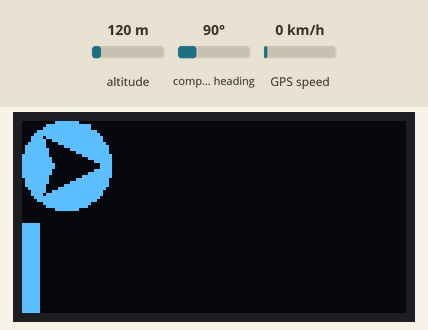
This sketch was run on a simulated ESP32-C3. Parts: 128×64 one-colour display. The inputs (shaded band) are chosen by the test bench; at power-on: compass heading 90°, altitude 120 m, GPS speed 0 km/h. The GPS gets a fix after 3 s at 37.7749, -122.4194 with 8 satellites.

Above: at 1.2 s.
1.3 s: compass heading set to 7°
At 4.4 s:
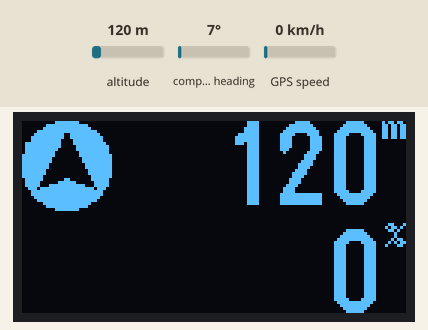
4.7 s: compass heading set to 90°
At 6.1 s:
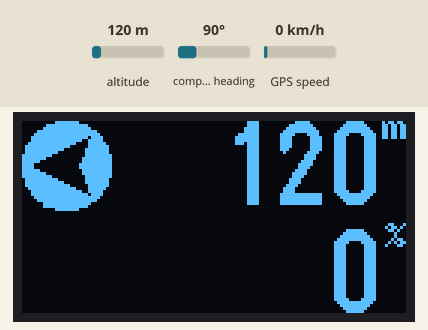
6.7 s: compass heading set to 180°
At 7.7 s:
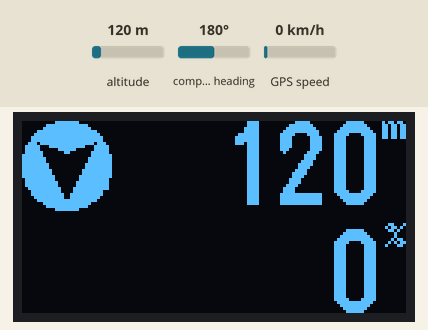
8.7 s: compass heading set to 269°
At 10.4 s:
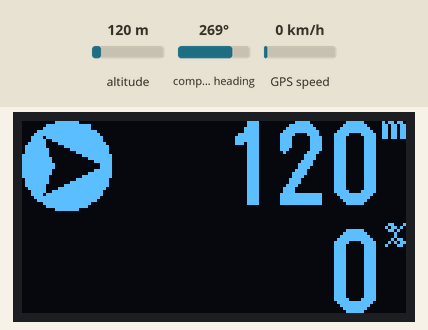
10.7 s: compass heading set to 56°
At 12.1 s:
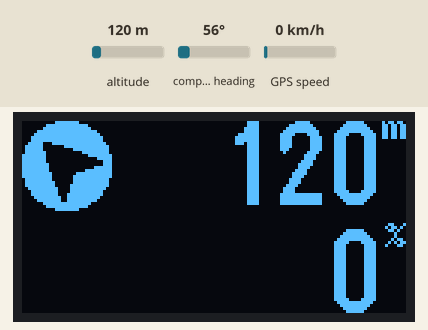
12.7 s: compass heading set to 204°
At 13.7 s:
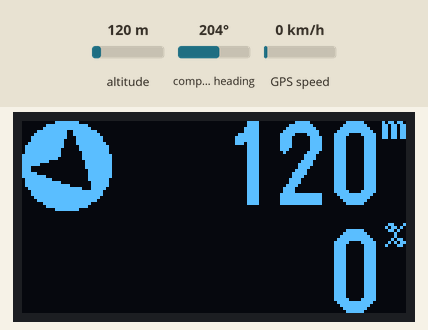
Timing chart, 0 to 15.7 s (numbered marks = the images above; inputs shaded):
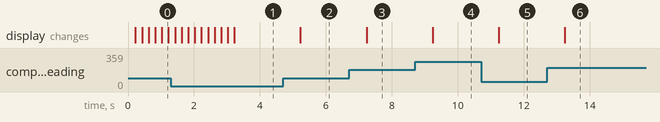

The sketch:

Altitude-Display_Arduino-Nano.ino
```cpp
// (licence header left out)
#include <Arduino.h>
#include <U8g2lib.h>
#include <Wire.h>
#include <TinyGPS++.h>
#include "Compass_30.inc.h"
#include "Sunrise.inc.h"

#if defined(ARDUINO_AVR_NANO)
  #include <SoftwareSerial.h>
#endif

U8G2_SSD1306_128X64_NONAME_2_HW_I2C u8g2(U8G2_R2, /* reset=*/ U8X8_PIN_NONE);

#if defined(ARDUINO_ARCH_ESP32)
  #define I2C_SDA 6
  #define I2C_SCL 7
  #define GPS_RX_PIN 20
  #define GPS_TX_PIN 21
  #define GPS_BAUDRATE 9600
#elif defined(ARDUINO_AVR_NANO)
  #define GPS_RX_PIN 4
  #define GPS_TX_PIN 5
  #define GPS_BAUDRATE 9600
  SoftwareSerial mygps(GPS_RX_PIN, GPS_TX_PIN);
#endif

const uint8_t graphWidth = 80;
const uint8_t altPtsCnt = 15;
unsigned long logInterval = 60000;

struct GPSPoint { float lon; float lat; float dist; float alt; };
GPSPoint path[altPtsCnt];

int8_t signalHistory[graphWidth];
uint8_t graphPointsCount = 0;
unsigned long lastLogTime = 0;
unsigned long lastAltTime = 0;
unsigned long lastDisplayTime = 0;
double slope = 0;

TinyGPSPlus gps;

void historyGraph(int x, int y, int gWidth=graphWidth, int gHeight=30) {
    if (graphPointsCount == 0) return;

    int maxAltitude = -32768;
    int minAltitude = 32767;

    for (int i = 0; i < graphPointsCount; i++) {
      if (signalHistory[i] > maxAltitude) maxAltitude = signalHistory[i];
      if (signalHistory[i] < minAltitude) minAltitude = signalHistory[i];
    }

    int currentRange = maxAltitude - minAltitude;
    if (currentRange < 100) {
      int paddingNeeded = 100 - currentRange;
      maxAltitude += paddingNeeded;
    }

    float pointWidth = (float)graphWidth / (float)graphPointsCount;

    for (int i = 0; i < graphPointsCount; i++) {
      int dataHeight = map(signalHistory[i], minAltitude, maxAltitude, 1, gHeight);
      int yStart = y + gHeight - dataHeight;

      int startX = x + int(i * pointWidth);
      int endX = x + int((i + 1) * pointWidth);
      int currentBarWidth = max(1, endX - startX);

      u8g2.drawBox(startX, yStart, currentBarWidth, dataHeight);
    }

    if (gps.altitude.meters() < 10000) {
      u8g2.setFont(u8g2_font_helvB10_tn);
      u8g2.setCursor(41, 34);
      u8g2.print(currentRange);
    }
}

double gradientCalc() {
    double sumX = 0, sumY = 0;
    for (uint8_t i = 0; i < altPtsCnt; i++) {
      sumX += path[i].dist;
      sumY += path[i].alt;
    }
    double meanX = sumX / altPtsCnt;
    double meanY = sumY / altPtsCnt;
    double num = 0;
    double den = 0;
    for (uint8_t i = 0; i < altPtsCnt; i++) {
      double xDiff = path[i].dist - meanX;
      double yDiff = path[i].alt - meanY;
      num += xDiff * yDiff;
      den += xDiff * xDiff;
    }
    if (den <= 0.001) return 0;
    double m = num / den;
    if (gps.speed.mps() < 1
        || abs(path[0].alt - path[altPtsCnt-1].alt) < 0.5
        || path[altPtsCnt-1].dist < 25
        || (path[0].lat == 0 && path[0].lon == 0)) {
      return 0;
    }
    return m * 100;
}

void altDisplay(uint8_t x, uint8_t y, float altValue) {
    u8g2.setFont(u8g2_font_logisoso28_tr);

    char buf[8];
    dtostrf(altValue, 0, 0, buf);

    u8g2.setCursor(x - u8g2.getUTF8Width(buf) - 10, y);
    u8g2.print(buf);

    u8g2.setFont(u8g2_font_helvB08_tr);
    u8g2.drawStr(x - 8, y - 22, "m");
}

void slopeDisplay(uint8_t x, uint8_t y, float slopeValue) {
    char buf[6];
    int intSlope = (int)slopeValue;

    if (intSlope > 0) {
        buf[0] = '+';
        itoa(intSlope, buf + 1, 10);
    } else if (intSlope < 0) {
        buf[0] = '-';
        itoa(abs(intSlope), buf + 1, 10);
    } else {
        buf[0] = '0';
        buf[1] = '\0';
    }

    u8g2.setFont(u8g2_font_logisoso28_tn);
    int textWidth = u8g2.getUTF8Width(buf);
    u8g2.setCursor(x - textWidth - 10, y);
    u8g2.print(buf);

    u8g2.setFont(u8g2_font_helvB08_tr);
    u8g2.setCursor(x - 7, y - 28 + 6);
    u8g2.print(F("%"));
}

void setup(void) {
    #if defined(ARDUINO_ARCH_ESP32)
      Wire.begin(I2C_SDA, I2C_SCL);
      Serial1.begin(GPS_BAUDRATE, SERIAL_8N1, GPS_RX_PIN, GPS_TX_PIN);
    #elif defined(ARDUINO_AVR_NANO)
      mygps.begin(GPS_BAUDRATE);
    #endif

    u8g2.begin();
    u8g2.setBusClock(400000);
    u8g2.setContrast(0);
}

void loop(void) {
  #if defined(ARDUINO_ARCH_ESP32)
    while (Serial1.available() > 0) {
      gps.encode(Serial1.read());
    }
  #elif defined(ARDUINO_AVR_NANO)
    while (mygps.available() > 0) {
      gps.encode(mygps.read());
    }
  #endif

  if (gps.location.isValid() && gps.date.isValid() && gps.time.isValid()) {
    if ((millis() - lastAltTime) >= 1000) {
      if (path[altPtsCnt - 1].lat == 0 && path[altPtsCnt - 1].lon == 0) {
        for (uint8_t i = 0; i < altPtsCnt; i++) {
          path[i].lat = gps.location.lat();
          path[i].lon = gps.location.lng();
          path[i].alt = gps.altitude.meters();
          path[i].dist = 0;
        }
      } else {
        for (uint8_t i = 0; i < altPtsCnt - 1; i++) {
          path[i] = path[i + 1];
        }
        path[altPtsCnt - 1].lat = gps.location.lat();
        path[altPtsCnt - 1].lon = gps.location.lng();
        path[altPtsCnt - 1].alt = gps.altitude.meters();
      }

      path[0].dist = 0;
      for (uint8_t i = 1; i < altPtsCnt; i++) {
        double segDist = TinyGPSPlus::distanceBetween(path[i].lat, path[i].lon, path[i-1].lat, path[i-1].lon);
        path[i].dist = path[i-1].dist + segDist;
      }

      slope = gradientCalc();
      calculateSolarTimes( gps.location.lat(), gps.location.lng(), gps.date.year(), gps.date.month(), gps.date.day() );
      u8g2.setContrast(displayDim(gps.time.hour(), gps.time.minute()));
      lastAltTime = millis();
    }

    if ((millis() - lastLogTime) >= logInterval) {
      long rawAlt = round(gps.altitude.meters());

      if (rawAlt > 5000) rawAlt = 5000;
      if (rawAlt < -5000) rawAlt = -5000;

      int8_t scaledAlt = (int8_t)(rawAlt / 40);

      if (graphPointsCount < graphWidth) {
        signalHistory[graphPointsCount] = scaledAlt;
        graphPointsCount++;
      }
      else {
        for (uint8_t i = 0; i < graphWidth - 1; i++) {
          signalHistory[i] = signalHistory[i + 1];
        }
        signalHistory[graphWidth - 1] = scaledAlt;
      }
      lastLogTime = millis();
    }
  } else {
     lastLogTime = millis();
  }

  if (millis() - lastDisplayTime >= 200) {
    lastDisplayTime = millis();

    u8g2.firstPage();
    do {
      if ( (gps.hdop.value() / 100.0) < 5.0 && (gps.satellites.value() > 3) ) {
        u8g2.drawXBMP(0, 0, 32, 30, getCompassBitmap(gps.course.deg()));
        altDisplay(128, 28, gps.altitude.meters());
        slopeDisplay(128, 64, slope);
        historyGraph(0, 34);
      }
      else {
        u8g2.drawBox(0, 34, (gps.charsProcessed() % 12800)/100, 30);
        u8g2.drawXBMP(0, 0, 32, 30, getCompassBitmap(millis() % 360));
      }
    } while (u8g2.nextPage());
  }
}
```

Sunrise.inc.h
```cpp
#ifndef SUNRISE_INC_H
#define SUNRISE_INC_H

#include <math.h>

int sunriseHour = 0;
int sunriseMinute = 0;
int sunsetHour = 0;
int sunsetMinute = 0;
bool isSolarCalculated = false;

int getDayOfYear(int year, int month, int day) {
  int daysInMonth[] = {31, 28, 31, 30, 31, 30, 31, 31, 30, 31, 30, 31};
  if ((year % 4 == 0 && year % 100 != 0) || (year % 400 == 0)) {
    daysInMonth[1] = 29; // FIX: Assign specifically to February index
  }
  int n = 0;
  for (int i = 0; i < month - 1; i++) {
    n += daysInMonth[i];
  }
  n += day;
  return n;
}

void calculateSolarTimes(double latitude, double longitude, int year, int month, int day) {
  int N = getDayOfYear(year, month, day);
  double lngHour = longitude / 15.0;

  // 1. Calculate for Sunrise (using baseline estimate of 6:00 AM)
  double t_rise = N + ((6.0 - lngHour) / 24.0);
  double M_rise = (0.9856 * t_rise) - 3.289;
  double M_rise_rad = M_rise * DEG_TO_RAD;
  double L_rise = M_rise + (1.916 * sin(M_rise_rad)) + (0.020 * sin(2.0 * M_rise_rad)) + 282.634;
  while (L_rise < 0)   L_rise += 360.0;
  while (L_rise >= 360) L_rise -= 360.0;

  double L_rise_rad = L_rise * DEG_TO_RAD;
  double RA_rise = atan(0.91764 * tan(L_rise_rad)) * RAD_TO_DEG;
  while (RA_rise < 0)   RA_rise += 360.0;
  while (RA_rise >= 360) RA_rise -= 360.0;
  double Lquad_rise  = floor(L_rise / 90.0) * 90.0;
  double RAquad_rise = floor(RA_rise / 90.0) * 90.0;
  RA_rise = (RA_rise + (Lquad_rise - RAquad_rise)) / 15.0;

  double sinDec_rise = 0.39782 * sin(L_rise_rad);
  double cosDec_rise = cos(asin(sinDec_rise));
  double latRad = latitude * DEG_TO_RAD;
  double cosH_rise = (cos(90.833 * DEG_TO_RAD) - (sinDec_rise * sin(latRad))) / (cosDec_rise * cos(latRad));

  // 2. Calculate for Sunset (using baseline estimate of 6:00 PM)
  double t_set = N + ((18.0 - lngHour) / 24.0);
  double M_set = (0.9856 * t_set) - 3.289;
  double M_set_rad = M_set * DEG_TO_RAD;
  double L_set = M_set + (1.916 * sin(M_set_rad)) + (0.020 * sin(2.0 * M_set_rad)) + 282.634;
  while (L_set < 0)   L_set += 360.0;
  while (L_set >= 360) L_set -= 360.0;

  double L_set_rad = L_set * DEG_TO_RAD;
  double RA_set = atan(0.91764 * tan(L_set_rad)) * RAD_TO_DEG;
  while (RA_set < 0)   RA_set += 360.0;
  while (RA_set >= 360) RA_set -= 360.0;
  double Lquad_set  = floor(L_set / 90.0) * 90.0;
  double RAquad_set = floor(RA_set / 90.0) * 90.0;
  RA_set = (RA_set + (Lquad_set - RAquad_set)) / 15.0;

  double sinDec_set = 0.39782 * sin(L_set_rad);
  double cosDec_set = cos(asin(sinDec_set));
  double cosH_set = (cos(90.833 * DEG_TO_RAD) - (sinDec_set * sin(latRad))) / (cosDec_set * cos(latRad));

  if (cosH_rise > 1 || cosH_rise < -1 || cosH_set > 1 || cosH_set < -1) {
    sunriseHour = 0; sunriseMinute = 0;
    sunsetHour = 0; sunsetMinute = 0;
    return;
  }

  // Finalise Sunrise
  double H_rise = (360.0 - acos(cosH_rise) * RAD_TO_DEG) / 15.0;
  double T_rise = H_rise + RA_rise - (0.06571 * t_rise) - 6.622;
  double localSunrise = T_rise - lngHour;
  while (localSunrise < 0)  localSunrise += 24.0;
  while (localSunrise >= 24) localSunrise -= 24.0;
  sunriseHour = (int)localSunrise;
  sunriseMinute = (int)((localSunrise - sunriseHour) * 60.0 + 0.5);
  if (sunriseMinute >= 60) { sunriseMinute -= 60; sunriseHour += 1; }

  // Finalise Sunset
  double H_set = (acos(cosH_set) * RAD_TO_DEG) / 15.0;
  double T_set = H_set + RA_set - (0.06571 * t_set) - 6.622;
  double localSunset = T_set - lngHour;
  while (localSunset < 0)  localSunset += 24.0;
  while (localSunset >= 24) localSunset -= 24.0;
  sunsetHour = (int)localSunset;
  sunsetMinute = (int)((localSunset - sunsetHour) * 60.0 + 0.5);
  if (sunsetMinute >= 60) { sunsetMinute -= 60; sunsetHour += 1; }

  isSolarCalculated = true;
}

int displayDim(int currentHour, int currentMinute) {
  long currentAbsMinutes = (currentHour * 60L) + currentMinute;
  long sunriseAbsMinutes = (sunriseHour * 60L) + sunriseMinute;
  long sunsetAbsMinutes = (sunsetHour * 60L) + sunsetMinute;

  if (currentAbsMinutes < sunriseAbsMinutes || currentAbsMinutes >= sunsetAbsMinutes) {
      return 0;
  }
  else {
      return 255;
  }
}

#endif
```

Source omitted: ompass_30.inc.h (data table, 6543 bytes)

Measured:
- after the input at 1.3 s, the display: first differs from a run without the input after 1.9 s (image 1)
- after the input at 4.7 s, the display: changes after 0.53 s (image 2)
- after the input at 6.7 s, the display: changes after 0.53 s (image 3)
- after the input at 8.7 s, the display: changes after 0.53 s (image 4)
- after the input at 10.7 s, the display: changes after 0.53 s (image 5)
- after the input at 12.7 s, the display: changes after 0.54 s (image 6)
